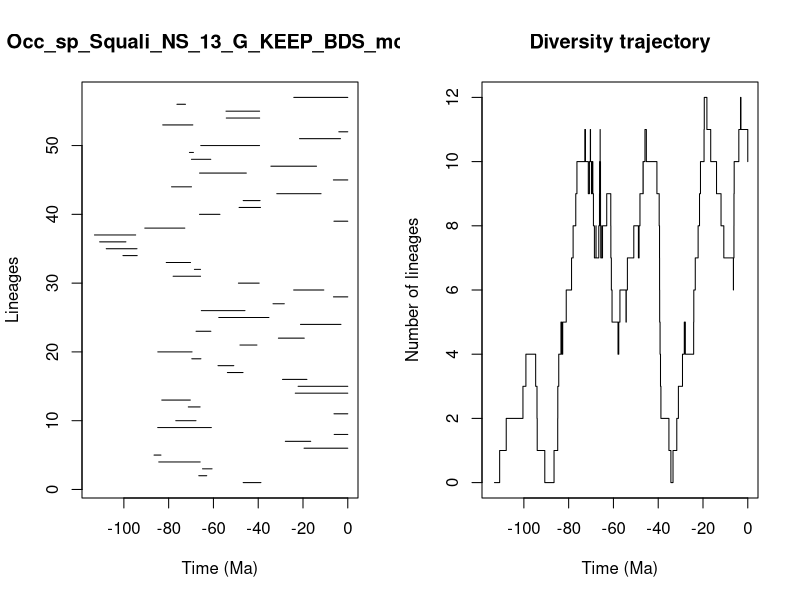

This chart was generated by the following R code:


pdf(file='../Results/Species_NS/5_MA_bins_EP/pyrate_mcmc_logs/Occ_sp_Squali_NS_13_G_KEEP_BDS_mcmc_LTT.pdf',width=0.6*20, height=0.6*10)
title = "Occ_sp_Squali_NS_13_G_KEEP_BDS_mcmc"
ts=c(46.72164593245393, 66.54202017779329,64.87122964436531,84.42256475916041,86.52623480633136,19.52693781898763,27.89084868523451,6.0744010885799895,84.88462349841566,76.8213037560384,6.160106210081361,71.22857481453225,83.07463677127468,23.451395760721585,22.17862772516251,29.16000488482433,53.76752006444047,57.95566688056233,69.66431546744556,84.84653135974008,48.15235973020959,30.987658609494865,67.75805072485744,21.125466611644516,57.61735410296205,65.41480866889252,33.39069791314093,6.393714664940206,24.169604311228618,48.849252956996295,78.00707299659145,68.50088088238343,81.0800951066392,100.41382649949759,107.87936933448977,110.81900307357999,113.13499909486653,90.65593209674127,6.178230394675981,66.23129357240593,48.54273372961906,46.710992482073976,31.70542059938554,78.70805197407896,6.4310300025445635,66.19575407896002,34.337511697104055,69.81205154698571,70.72264879161614,65.66355595189907,21.554399884077597,3.9966034270359887,82.65023380882995,54.26449783277512,54.391093739239864,76.30058116026413,24.10923048272739)
te=c(38.79245991426748, 62.99309430190843,60.6217768775659,65.92451361888158,83.43857046894497,0.0,16.554793985872475,0.0,60.927799771197755,67.79811067063777,0.0,65.9395546005289,70.32430568077467,0.0,0.0,18.255933469732128,46.78385502308579,50.90981314437275,65.59818011363761,69.54902946165447,40.58175192042352,19.4314990509422,61.14778403775061,3.049407130817517,35.21844078552347,45.91979172258052,28.354230173745673,0.0,10.699269613447266,39.571112125033615,65.75786763391291,65.77020387311511,70.23579713472287,94.04491440667012,94.13443134396606,99.09308352143762,94.73326203301654,72.77719133223006,0.0,57.09671273099841,38.97927267830999,39.17362945526088,11.94398008735558,69.80624241323726,0.0,45.30048401260124,13.954358914663828,61.183965171694055,68.93644288987608,39.409769256157084,3.245143367332551,0.0,69.20158940126241,39.35175737263916,39.38741218867197,72.48925262099445,0.0)
div_traj=c(0, 1,2,3,4,3,2,1,0,1,2,3,4,5,4,5,6,7,8,9,10,11,10,9,10,11,10,9,10,9,10,9,8,7,8,7,8,9,10,11,10,9,8,7,8,7,8,9,8,7,6,5,4,5,6,5,6,7,8,7,8,9,10,9,10,11,10,9,8,7,6,5,4,3,2,1,0,1,2,3,4,5,4,5,6,7,8,9,10,11,12,11,10,9,8,7,6,7,8,9,10,11,12,11,10)
time_events=c(113.13499909486653, 110.81900307357999,107.87936933448977,100.41382649949759,99.09308352143762,94.73326203301654,94.13443134396606,94.04491440667012,90.65593209674127,86.52623480633136,84.88462349841566,84.84653135974008,84.42256475916041,83.43857046894497,83.07463677127468,82.65023380882995,81.0800951066392,78.70805197407896,78.00707299659145,76.8213037560384,76.30058116026413,72.77719133223006,72.48925262099445,71.22857481453225,70.72264879161614,70.32430568077467,70.23579713472287,69.81205154698571,69.80624241323726,69.66431546744556,69.54902946165447,69.20158940126241,68.93644288987608,68.50088088238343,67.79811067063777,67.75805072485744,66.54202017779329,66.23129357240593,66.19575407896002,65.9395546005289,65.92451361888158,65.77020387311511,65.75786763391291,65.66355595189907,65.59818011363761,65.41480866889252,64.87122964436531,62.99309430190843,61.183965171694055,61.14778403775061,60.927799771197755,60.6217768775659,57.95566688056233,57.61735410296205,57.09671273099841,54.391093739239864,54.26449783277512,53.76752006444047,50.90981314437275,48.849252956996295,48.54273372961906,48.15235973020959,46.78385502308579,46.72164593245393,46.710992482073976,45.91979172258052,45.30048401260124,40.58175192042352,39.571112125033615,39.409769256157084,39.38741218867197,39.35175737263916,39.17362945526088,38.97927267830999,38.79245991426748,35.21844078552347,34.337511697104055,33.39069791314093,31.70542059938554,30.987658609494865,29.16000488482433,28.354230173745673,27.89084868523451,24.169604311228618,24.10923048272739,23.451395760721585,22.17862772516251,21.554399884077597,21.125466611644516,19.52693781898763,19.4314990509422,18.255933469732128,16.554793985872475,13.954358914663828,11.94398008735558,10.699269613447266,6.4310300025445635,6.393714664940206,6.178230394675981,6.160106210081361,6.0744010885799895,3.9966034270359887,3.245143367332551,3.049407130817517,0.0)
                par(mfrow=c(1,2))
                L = length(ts)
                plot(ts, 1:L , xlim=c(-max(ts)-1,0), pch=20, type="n", main=title,xlab="Time (Ma)",ylab="Lineages")
                for (i in 1:L){segments(x0=-te[i],y0=i,x1=-ts[i],y1=i)}    
                t = -time_events
                plot(div_traj ~ t,type="s", main = "Diversity trajectory",xlab="Time (Ma)",ylab="Number of lineages",xlim=c(-max(ts)-1,0))
                abline(v=c(65,200,251,367,445),lty=2,col="gray")
                
